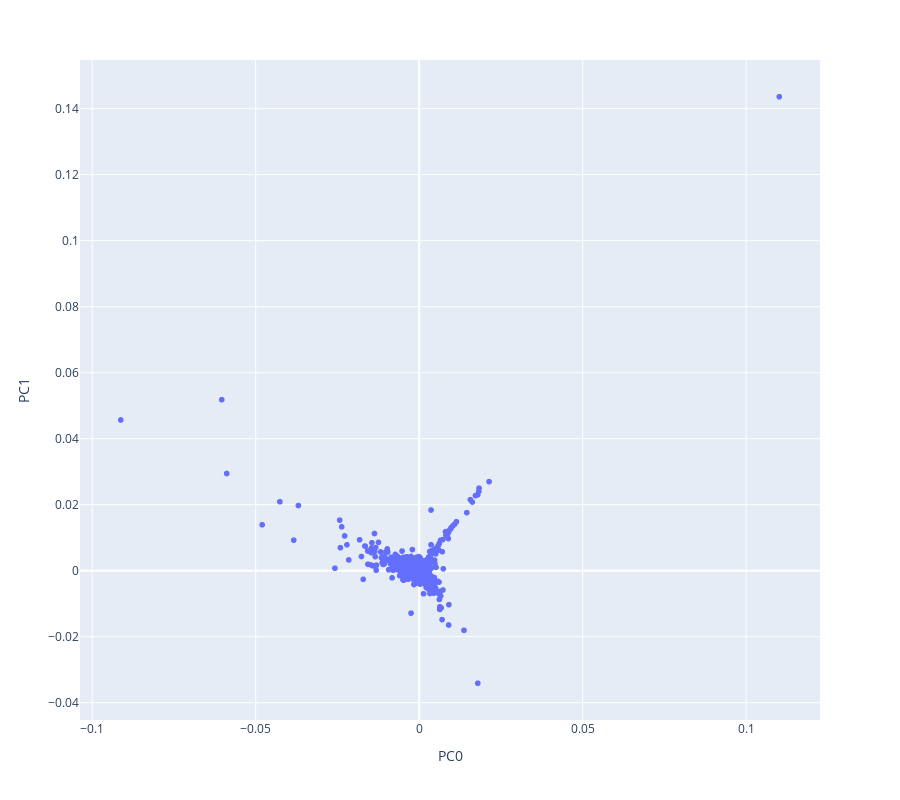

The notebook cell this image was saved under:
### Code cell
import plotly.express as px

fig = px.scatter(
    LOADINGS.reset_index(),  # reset index so 'term_str' becomes a column
    x="PC0",
    y="PC1",
    hover_name="term_str",   # so you can hover over points and see the term
    height=800
)
fig.show()

### Figure 1 — Plotly figure (JSON) as saved in the notebook; plotly's stock layout.template omitted (floating-point values rounded to 4 significant figures; data arrays with more than 128 entries replaced by an {"elided": "..."} marker saying what was removed)
{"data": [{"hovertemplate": "<b>%{hovertext}</b><br><br>PC0=%{x}<br>PC1=%{y}<extra></extra>", "hovertext": {"elided": "4000 str values"}, "legendgroup": "", "marker": {"color": "#636efa", "symbol": "circle"}, "mode": "markers", "name": "", "showlegend": false, "type": "scattergl", "x": {"elided": "4000 float values"}, "xaxis": "x", "y": {"elided": "4000 float values"}, "yaxis": "y"}], "layout": {"height": 800, "legend": {"tracegroupgap": 0}, "margin": {"t": 60}, "xaxis": {"anchor": "y", "domain": [0, 1], "title": {"text": "PC0"}}, "yaxis": {"anchor": "x", "domain": [0, 1], "title": {"text": "PC1"}}}}
